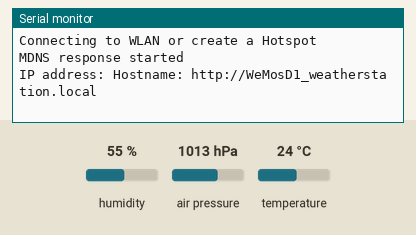
Recording of a program running on a simulated ESP8266 (Wemos D1 mini). On the bench: the last lines printed to the serial monitor. Inputs (shaded band) come from the test bench; at power-on: humidity 55 %, air pressure 1013 hPa, temperature 24 °C. WiFi joins after 1.5 s; servers stay silent unless stated.

Above: at 2.8 s.
2.9 s: humidity set to 22 %
At 5.5 s:
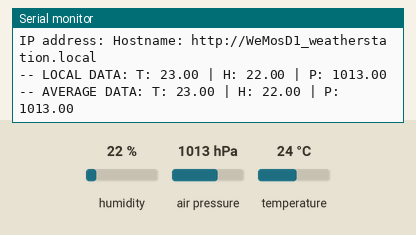
6.5 s: air pressure set to 952 hPa
8.0 s: temperature set to 12 °C
At 10.5 s:
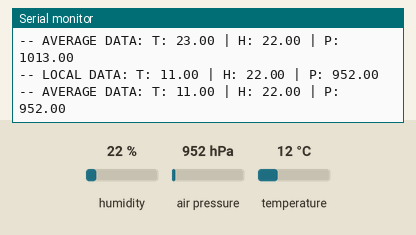

Measured:
- after the input at 2.9 s, the serial monitor: prints a new line after 2.1 s (image 1)
- after the input at 8.0 s, the serial monitor: prints a new line after 2.0 s (image 2)

The program:

main.cpp
```cpp
#include <Arduino.h>
#include <Wire.h>
#include <ESP8266WiFi.h>
#include <ESP8266WebServer.h>
#include <Adafruit_BMP280.h>
#include <Adafruit_AM2320.h>
#include <WiFiManager.h>
#include <ESP8266mDNS.h>
#include <RCSwitch.h>

Adafruit_BMP280 bmp;
Adafruit_AM2320 am2320;

ESP8266WebServer server(80);

#define I2C_SDA D2
#define I2C_SCL D1

const float OFFSET = -1;

RCSwitch mySwitch = RCSwitch();

float nanoTemperature = 0.0, nanoHumidity = 0.0, nanoPressure = 0.0;
float wemosTemperature = 0.0, wemosHumidity = 0.0, wemosPressure = 0.0;
float averageTemperature = 0.0, averageHumidity = 0.0, averagePressure = 0.0;

unsigned long lastSensorUpdate = 0;
const unsigned long sensorInterval = 5000;


void funk()
{
    if (mySwitch.available()) {
        unsigned long received = mySwitch.getReceivedValue();

        unsigned long receivedChecksum = received % 100;
        unsigned long data = received / 100;

        unsigned long p_raw = data % 100;
        unsigned long h_raw = (data / 100) % 100;
        unsigned long t_raw  = (data / 10000);

        unsigned long calculatedChecksum = (p_raw + h_raw + t_raw) % 100;

        if (calculatedChecksum == receivedChecksum)
        {
            nanoTemperature = t_raw / 10.0;
            nanoHumidity = (float)h_raw;
            nanoPressure = (float)(p_raw + 900);
            Serial.printf("-- FUNK OK: T: %.2f | H: %.2f | P: %.2f\n", nanoTemperature, nanoHumidity, nanoPressure);
        }
        else
        {
            Serial.println("--- FUNK DATA INVALID ---");
            Serial.printf("Sum Calc: %d | Sum Got: %d | Data: %ld\n", calculatedChecksum, receivedChecksum, data);
        }

        mySwitch.resetAvailable();
    }
}

void wemosData()
{
    bmp.takeForcedMeasurement();

    float temp_check = bmp.readTemperature();
    float press_check = bmp.readPressure() / 100.0F;
    wemosHumidity = am2320.readHumidity();

    if (isnan(wemosHumidity)) {
        delay(50);
        wemosHumidity = am2320.readHumidity();
        if (isnan(wemosHumidity)) wemosHumidity = 0.0;
    }

    if (!isnan(wemosTemperature))
    {
        wemosTemperature = temp_check + OFFSET;
    }

    if (!isnan(wemosPressure))
    {
        wemosPressure = press_check;
    }

    Serial.printf("-- LOCAL DATA: T: %.2f | H: %.2f | P: %.2f\n", wemosTemperature, wemosHumidity, wemosPressure);
}

void calculateData()
{
    if (nanoTemperature == 0)
    {
        averageHumidity = wemosHumidity;
        averageTemperature = wemosTemperature;
        averagePressure = wemosPressure;
    } else
    {
        averageTemperature = (((nanoTemperature * 2.0) + wemosTemperature) / 3);
        averageHumidity = (nanoHumidity + wemosHumidity) / 2;
        averagePressure = (nanoPressure + wemosPressure) / 2;
    }

    Serial.printf("-- AVERAGE DATA: T: %.2f | H: %.2f | P: %.2f\n", averageTemperature, averageHumidity, averagePressure);
}

void handleJSON()
{
    String json = "{";
    json += "\"temperature\": " + String(averageTemperature) + ",";
    json += "\"pressure\": " + String(averagePressure) + ",";
    json += "\"humidity\": " + String(averageHumidity);
    json += "}";

    server.send(200, "application/json", json);
}

void setup() {
    Serial.begin(115200);
    delay(100);

    Wire.begin(I2C_SDA, I2C_SCL);
    bmp.begin(0x76);

    mySwitch.enableReceive(digitalPinToInterrupt(D5));

    bmp.setSampling(Adafruit_BMP280::MODE_FORCED,
                    Adafruit_BMP280::SAMPLING_X2,
                    Adafruit_BMP280::SAMPLING_X16,
                    Adafruit_BMP280::FILTER_X16,
                    Adafruit_BMP280::STANDBY_MS_500);

    am2320.begin();

    WiFi.hostname("WeMosD1_weatherstation");
    WiFiManager wm;

    Serial.println("Connecting to WLAN or create a Hotspot");

    bool res = wm.autoConnect("Weatherstation-Setup");

    if (!res)
    {
        Serial.println("Connecting failed (Timeout)");
        ESP.restart();
    }

    if (MDNS.begin("WeMosD1_weatherstation"))
    {
        Serial.println("MDNS response started");
        Serial.print("IP address: ");
        Serial.println("Hostname: http://WeMosD1_weatherstation.local");
    } else
    {
        Serial.println("Error initializing MDNS response objects");
    }

    server.on("/", handleJSON);
    server.on("/data.json", handleJSON);
    server.begin();
}

void loop() {
    funk();
    MDNS.update();
    server.handleClient();

    if (millis() - lastSensorUpdate >= sensorInterval)
    {
        lastSensorUpdate = millis();
        wemosData();
        calculateData();
    }
}
```
